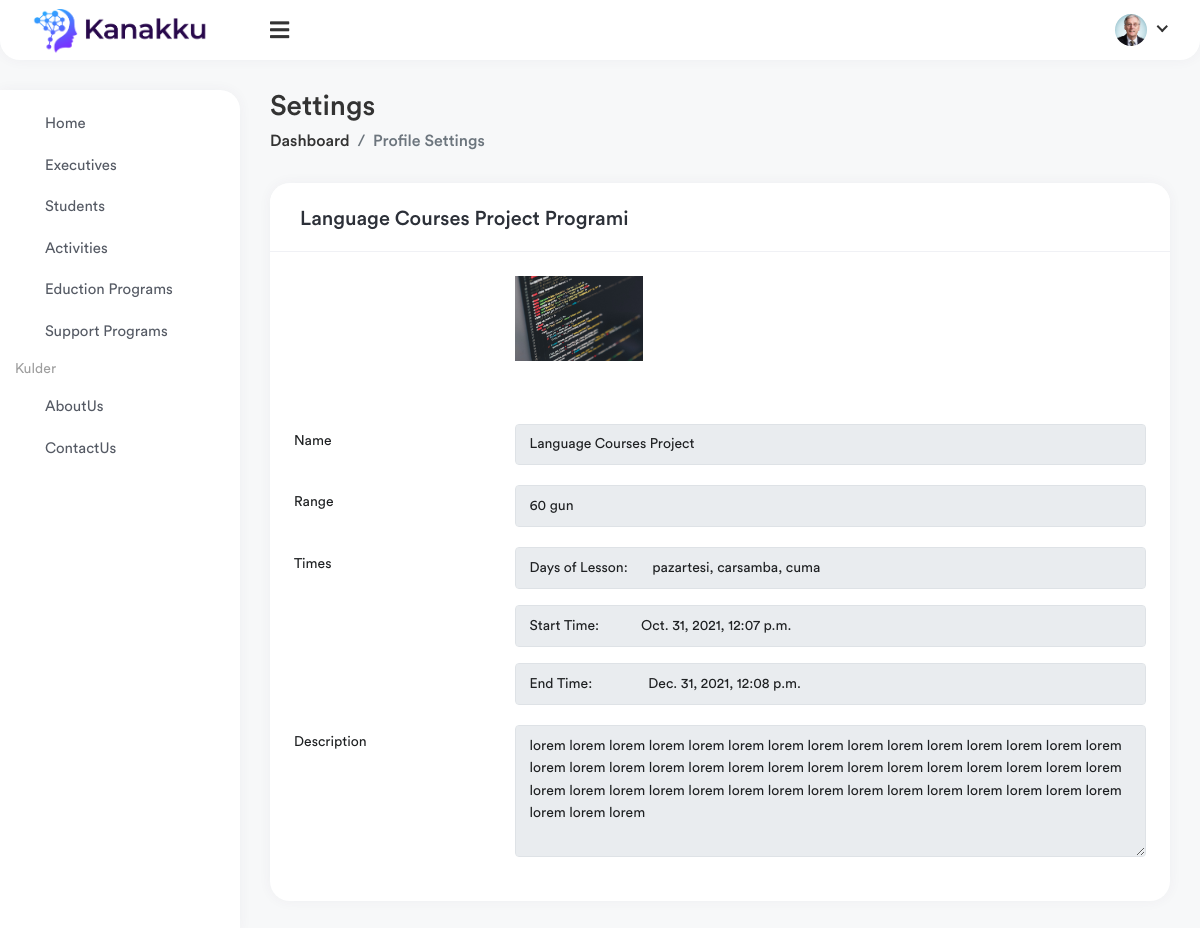
The page /lessons/language/ on the database its author committed.
### Kulder/models.py (models this page shows, shortened)
class Lesson(models.Model):
    name                       = models.CharField(max_length = 128)
    slug                       = models.SlugField(allow_unicode=True)
    range                      = models.CharField(max_length=64, blank=True, null=True)
    description                = models.TextField()
    image                      = models.ImageField(upload_to='lesson/', blank=True, null=True)
    days                       = models.CharField(max_length=32, blank=True, null=True)
    lessen_start_time          = models.DateTimeField(auto_now_add=False)
    lesson_end_time            = models.DateTimeField(auto_now_add=False)

### Kulder/views.py (the view)
# urls.py: path('lessons/<slug:slug>/', LessonDetail.as_view(), name='lesson-detail'),
class LessonDetail(DetailView):
    model = Lesson
    context_object_name = 'lesson'
    template_name = 'lesson_detail.html'

### Kulder/templates/lesson_detail.html (shortened to what this page needs)
{% extends 'base.html' %}
{% load static %}
{% block content %}
    <!DOCTYPE html>
<html lang="en">
	<body>
		<div class="main-wrapper">
			<div class="page-wrapper">
				<div class="content container-fluid">
					<div class="page-header">
						<div class="row">
							<div class="col-sm-6">
								<h3 class="page-title">Settings</h3>
								<ul class="breadcrumb">
									<li class="breadcrumb-item"><a href="index.html">Dashboard</a>
									</li>
									<li class="breadcrumb-item active">Profile Settings</li>
								</ul>
							</div>
						</div>
					</div>
					<div class="row">
						<div class="col-xl-12 col-md-8">
							<div class="card">
								<div class="card-header">
									<h5 class="card-title">{{ lesson.name }} Programi</h5>
								</div>
								<div class="card-body">
									<form>
										<div class="row form-group">
											<label for="name" class="col-sm-3 col-form-label input-label"></label>
											<div class="col-sm-9">
												<div class="d-flex align-items-center">
													<label class=" avatar-xxl m-0" for="edit_img">
														<img id="avatarImg" class="avatar-img" src="{{ lesson.image.url}}" alt="Profile Image">
													</label>
												</div>
											</div>
										</div>
										<div class="row form-group">
											<label for="name" class="col-sm-3 col-form-label input-label">Name</label>
											<div class="col-sm-9">
												<input type="text" class="form-control" id="name" readonly="readonly"  value="{{ lesson.name }}">
											</div>
										</div>
										<div class="row form-group">
											<label for="phone" class="col-sm-3 col-form-label input-label">Range </label>
											<div class="col-sm-9">
												<input type="text" class="form-control" id="phone" readonly = "readonly" value="{{ lesson.range}}">
											</div>
										</div>
										<div class="row form-group">
											<label for="location" class="col-sm-3 col-form-label input-label">Times</label>
											<div class="col-sm-9">
												<div class="mb-3">
													<input type="text" class="form-control" id="location" readonly = "readonly" value="Days of Lesson:       {{ lesson.days }}">
												</div>
												<div class="mb-3">
													<input type="text" class="form-control" readonly = "readonly" value="Start Time:            {{ lesson.lessen_start_time }}">
												</div>
												<input type="text" class="form-control" readonly = "readonly" value="End Time:                {{ lesson.lesson_end_time}}">
											</div>
										</div>
                                        <div class="row form-group">
											<label for="phone" class="col-sm-3 col-form-label input-label">Description </label>
											<div class="col-sm-9">
												<textarea rows="5" cols="5" class="form-control" readonly = "readonly" >{{ lesson.description }}</textarea>
											</div>
										</div>
									</form>
								</div>
							</div>
						</div>
					</div>
				</div>
			</div>
		</div>
	</body>
</html>
{% endblock %}

### rows shown on the page
Lesson: name "Language Courses Project", image (picture), range "60 gun", days "Days of Lesson: pazartesi, carsamba, cuma", lessen_start_time "Start Time: Oct. 31, 2021, 12:07 p.m.", lesson_end_time "End Time: Dec. 31, 2021, 12:08 p.m.", description "lorem lorem lorem lorem lorem lorem lorem lorem lorem lorem lorem lorem lorem lorem lorem lorem lorem lorem lorem lorem lorem lorem lorem lorem lorem lorem lorem lorem lorem lorem lorem lorem lorem lorem lorem lorem lorem lorem lorem lorem lorem lorem lorem lorem lorem lorem lorem lorem"
